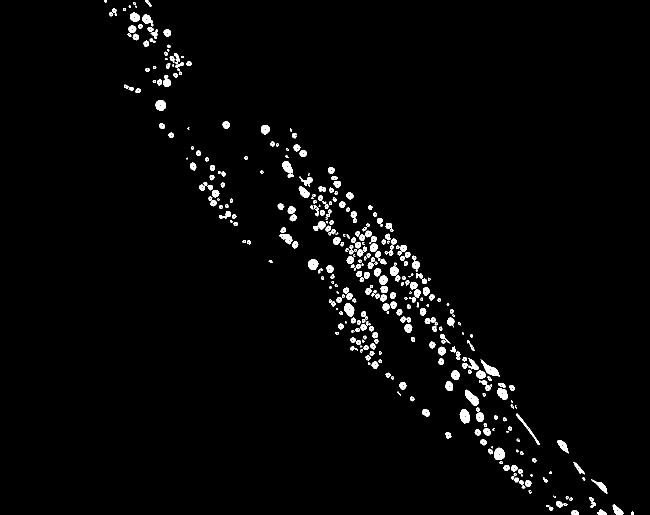
#> input picture PhD_Work/MitoSegNet/170921 MD4210 s2 worm7.tif, 1300 x 1030 px, found by its file name (shown at 1/2 size); its folder holds only this picture in this run; the run also reads 1 picture not shown here
$ python test.py   (older library calls are emulated)
#> lines starting #> are read from the running program, lines starting #| are printed output that depends on the picture; after the words box and inside, x2 and y2 are one past the last pixel; in counts of white or black regions, pixels touching at a corner belong together; long printed decimals are rounded

import numpy as np
import matplotlib.pyplot as plt
import seaborn as sb
from scipy import ndimage as ndi
import cv2
import os
import copy

from skimage.morphology import watershed, remove_small_objects
from skimage.measure import label, regionprops
from skimage.feature import peak_local_max
from skimage.segmentation import mark_boundaries


import warnings
warnings.simplefilter("ignore", UserWarning)


"""
path = "C:/Users/Christian/Desktop/Fourth_CV/Complete_images/MitoSegNet"
path_org = "C:/Users/Christian/Desktop/Fourth_CV/Complete_images/Original"

img_list = os.listdir(path)

thresh = cv2.imread(path + os.sep + img_list[0], cv2.IMREAD_GRAYSCALE)
img = cv2.imread(path_org + os.sep + img_list[0], cv2.IMREAD_GRAYSCALE)

# noise removal
kernel = np.ones((3,3),np.uint8)
opening = cv2.morphologyEx(thresh,cv2.MORPH_OPEN,kernel, iterations = 2)

# sure background area
sure_bg = cv2.dilate(opening,kernel,iterations=3)

# Finding sure foreground area
dist_transform = cv2.distanceTransform(opening,cv2.DIST_L2,5)
ret, sure_fg = cv2.threshold(dist_transform,0.7*dist_transform.max(),255,0)

# Finding unknown region
sure_fg = np.uint8(sure_fg)
unknown = cv2.subtract(sure_bg,sure_fg)

# Marker labelling
ret, markers = cv2.connectedComponents(sure_fg)

# Add one to all labels so that sure background is not 0, but 1
markers = markers+1

cv2.imshow("img", dist_transform)
cv2.waitKey(0)
cv2.destroyAllWindows()

# Now, mark the region of unknown with zero
markers[unknown==255] = 0

markers = cv2.watershed(img, markers)
"""


path = "C:/Users/Christian/Desktop/Fourth_CV/Complete_images/MitoSegNet"
path_gt = "C:/Users/Christian/Desktop/Fourth_CV/Complete_images/Ground_Truth"


for img in os.listdir(path):

    print(img)

    image = cv2.imread(path + os.sep + img, cv2.IMREAD_GRAYSCALE)
#> image: shape (1030, 1300); 2.3% white; 386 white regions (54 under 20 px)

    image_copy = copy.copy(image)
    org_img = copy.copy(image)

    gt = cv2.imread(path_gt + os.sep + img, cv2.IMREAD_GRAYSCALE)

    # label image mask
    labelled = label(image)
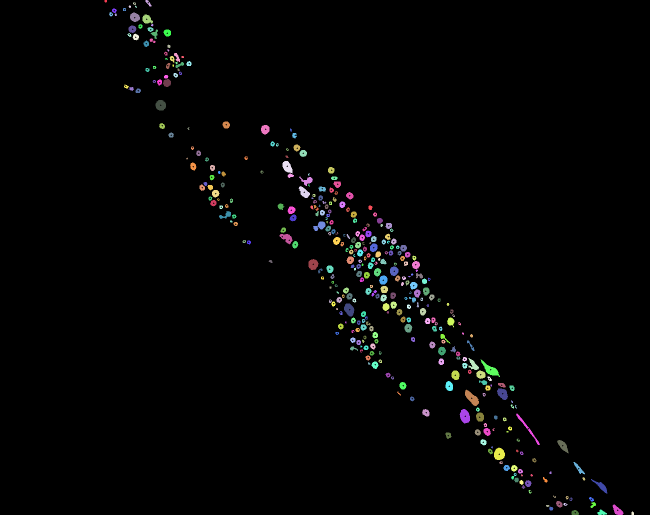
#> labelled: shape (1030, 1300) int64 (shown at 1/2 size); 387 distinct labels, from 0 to 386; one colour per label, 0 black
    # Get region props of labelled images
    reg_props = regionprops(labelled)
#> reg_props = 386 regions; largest, box (x1, y1, x2, y2) and area: (961, 719, 1000, 754) 470, (930, 779, 958, 812) 468, (919, 818, 940, 847) 439, (988, 895, 1010, 920) 421, (688, 607, 709, 633) 381

    labelled_gt = label(gt)
    # Get region props of labelled images
    reg_props_gt = regionprops(labelled_gt)
#> reg_props_gt has the same summary as reg_props

    area_gt = [i.area for i in reg_props_gt]
#> area_gt = 386 values, max 470 at index 307, min 10 at index 62, mean 81.21
    #y, x

    area = [i.area for i in reg_props]
#> area has the same summary as area_gt
    per = [i.perimeter for i in reg_props]
#> per = 386 values, max 168.5 at index 336, min 8.45 at index 102, mean 36.25
    solidity = [i.solidity for i in reg_props]
#> solidity = 386 values, max 1 at index 0, min 0.632 at index 120, mean 0.868
    ecc = [i.eccentricity for i in reg_props]
#> ecc = 386 values, max 0.998 at index 336, min 0.129 at index 0, mean 0.588


    # [14 lines of commented-out code are left out]

    if np.median(ecc) < 0.9:

        for n in reg_props:

            #print(n.coords)

            aspect_ratio = n.major_axis_length/n.minor_axis_length

            #if n.solidity < sol and n.area > ar:

            circ = 4*np.pi*(n.area/np.power(n.perimeter,2))


            # remove all objects that should not undergo watershed
            if n.area > 400 or aspect_ratio > 4 or n.solidity > 0.9:

            #if n.area > np.quantile(area, 0.5) or n.solidity > np.quantile(solidity, 0.8):
            #if n.area > 400 and n.solidity > 0.3:

                for yx in n.coords:
                    image[yx[0], yx[1]] = 0


            #in second image, all those objects that do undergo watershed  are removed
            else:

                for yx in n.coords:
                    image_copy[yx[0], yx[1]] = 0
#> this loop made 386 passes
#> (aspect_ratio, circ) on passes 1 to 3: (1.01, 1.31), (3.28, 0.454), (1.33, 0.741)
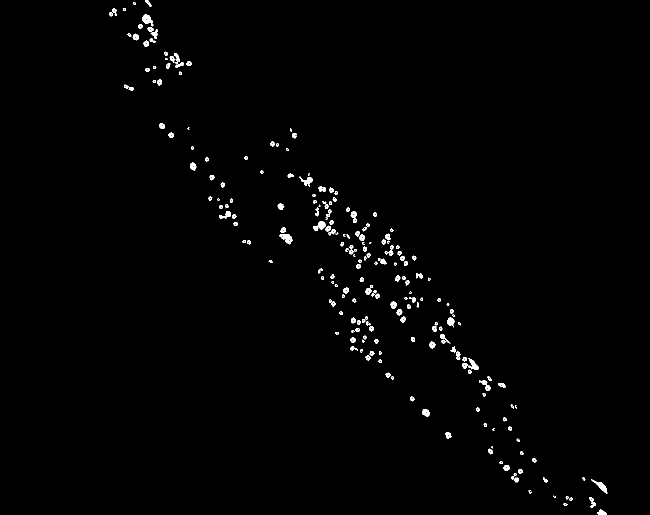
#> image: shape (1030, 1300) (shown at 1/2 size); 0.98% white; 231 white regions (26 under 20 px), largest, box (x1, y1, x2, y2) and area: (559, 468, 585, 489) 302, (1182, 958, 1215, 987) 277, (626, 443, 651, 462) 270
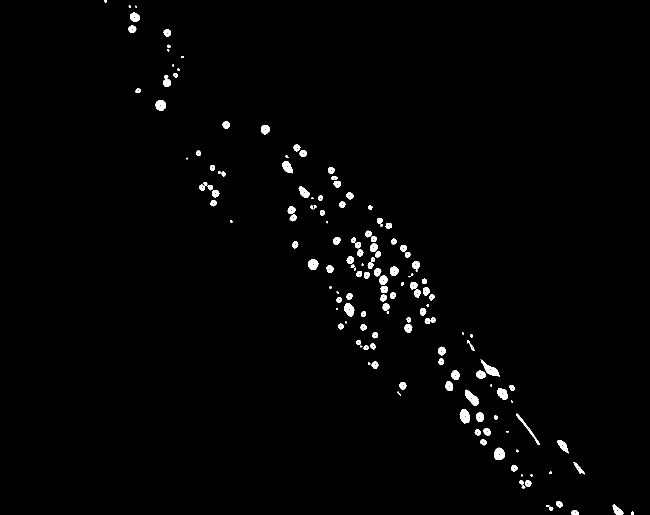
#> image_copy: shape (1030, 1300) (shown at 1/2 size); 1.4% white; 155 white regions (28 under 20 px), largest, box (x1, y1, x2, y2) and area: (961, 719, 1000, 754) 470, (930, 779, 958, 812) 468, (919, 818, 940, 847) 439


        #cv2.imshow(img, image)
        #cv2.waitKey(0)
        #cv2.destroyAllWindows()


        # show objects that will undergo watershed


        # watershed segmentation

        # Generate the markers as local maxima of the distance to the background
        distance = ndi.distance_transform_edt(image)


        local_maxi = peak_local_max(distance, indices=False, footprint=np.ones((8, 8)), labels=image)
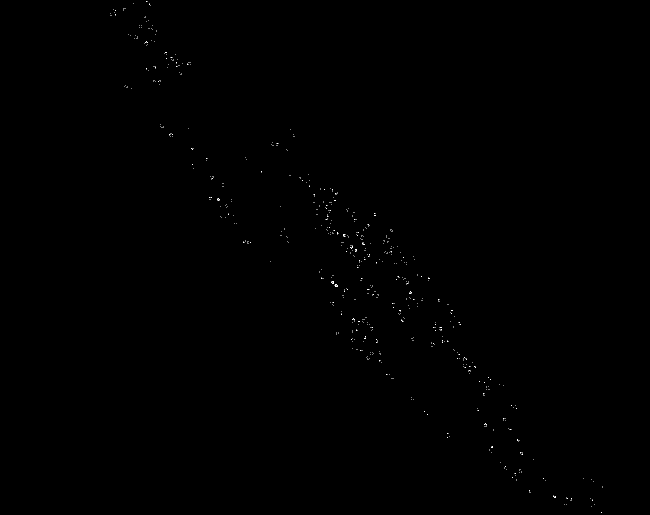
#> local_maxi: shape (1030, 1300) bool (shown at 1/2 size); 0.08% white in thin lines or dots, all inside (x1, y1, x2, y2) = (220, 2, 1206, 1026)


        markers = ndi.label(local_maxi)[0]
#> markers: shape (1030, 1300) int32; 698 distinct labels, from 0 to 697

        labels = watershed(-distance, markers, mask=image)
#> labels: shape (1030, 1300) int32; 698 distinct labels, from 0 to 697

        labels = labels.astype("uint16")


        reg_props_ws = regionprops(labels)
#> reg_props_ws = 697 regions; largest, box (x1, y1, x2, y2) and area: (635, 443, 651, 459) 191, (894, 635, 909, 652) 180, (941, 727, 958, 740) 144, (1199, 968, 1215, 987) 143, (1195, 1019, 1214, 1030) 130
        area_ws = [i.area for i in reg_props_ws]
#> area_ws = 697 values, max 191 at index 232, min 1 at index 3, mean 18.88


        image_copy_label = label(image_copy)
#> image_copy_label: shape (1030, 1300) int64; 156 distinct labels, from 0 to 155

        image_copy_label = image_copy_label.astype("uint16")

        image_copy_label[image_copy_label != 0] += len(area_ws)
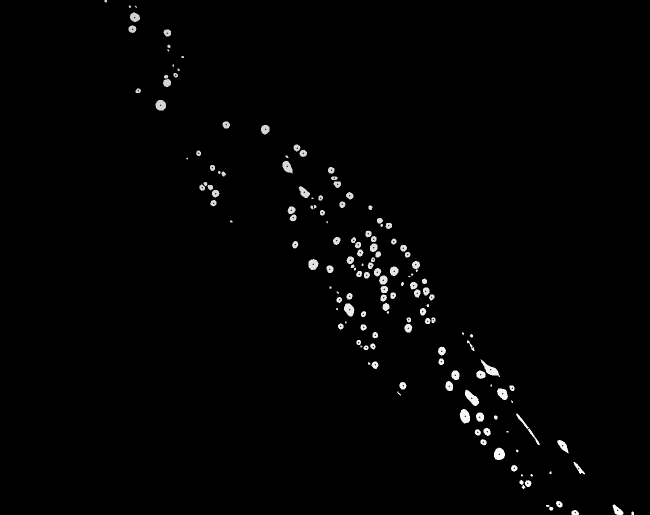
#> image_copy_label: shape (1030, 1300) uint16 (shown at 1/2 size); min 0, max 852, mean 10.6; drawn with min black and max white


        final_img = cv2.add(labels, image_copy_label.astype("uint16"))


        final_img_temp = mark_boundaries(org_img, final_img)

        # selecting image that contains separated objects
        final_img_boundaries = final_img_temp[:, :, 2]

        label_final = label(final_img_boundaries)
#> label_final: shape (1030, 1300) int64; 775 distinct labels, from 0 to 774

        # allow user to specify what minimum object size should be (originally set to 10)
        new_image = remove_small_objects(label_final, 10)
#> new_image: shape (1030, 1300) int64; 444 distinct labels, from 0 to 774


        new_image[new_image > 0] = 255
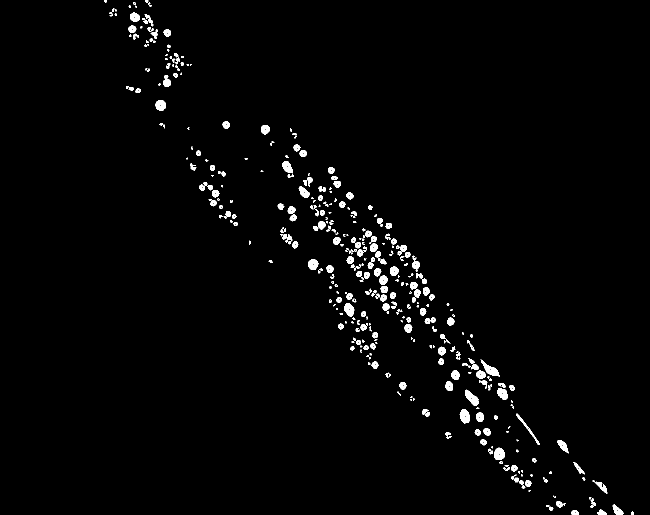
#> new_image: shape (1030, 1300) int64 (shown at 1/2 size); 1.9% white; 443 white regions (191 under 20 px)

        cv2.imwrite(img, new_image)


        new_image_label = label(new_image)
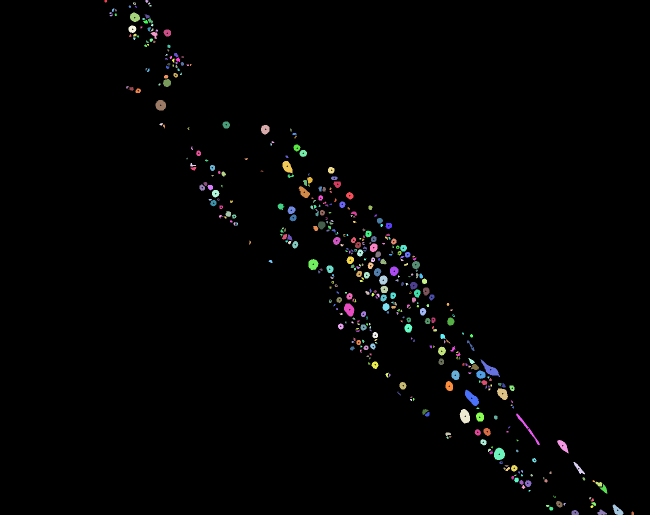
#> new_image_label: shape (1030, 1300) int64 (shown at 1/2 size); 444 distinct labels, from 0 to 443; one colour per label, 0 black
        rp = regionprops(new_image_label)
#> rp = 443 regions; largest, box (x1, y1, x2, y2) and area: (961, 719, 1000, 754) 470, (930, 779, 958, 812) 468, (919, 818, 940, 847) 439, (988, 895, 1010, 920) 421, (688, 607, 709, 633) 381


        len_final = [i.label for i in rp]
#> len_final = 443 values from 1 to 443

        #final_img_labels = label(final_img)
        # Get region props of final images
        #reg_props_img = regionprops(image_copy_label)


        #area_img = [i.area for i in reg_props_img]


        print(len(area), len(len_final), len(area_gt))
#| 386 443 386


        dev_old =  np.abs(len(area_gt)-len(area))/len(area_gt)
#> dev_old = 0
        dev_new = np.abs(len(area_gt)-len(len_final))/len(area_gt)
#> dev_new = 0.148

        dev_change = dev_new - dev_old
#> dev_change = 0.148


        print(dev_change)
#| 0.1477
#> (the run stopped early here; a loop or call above may not have finished)
